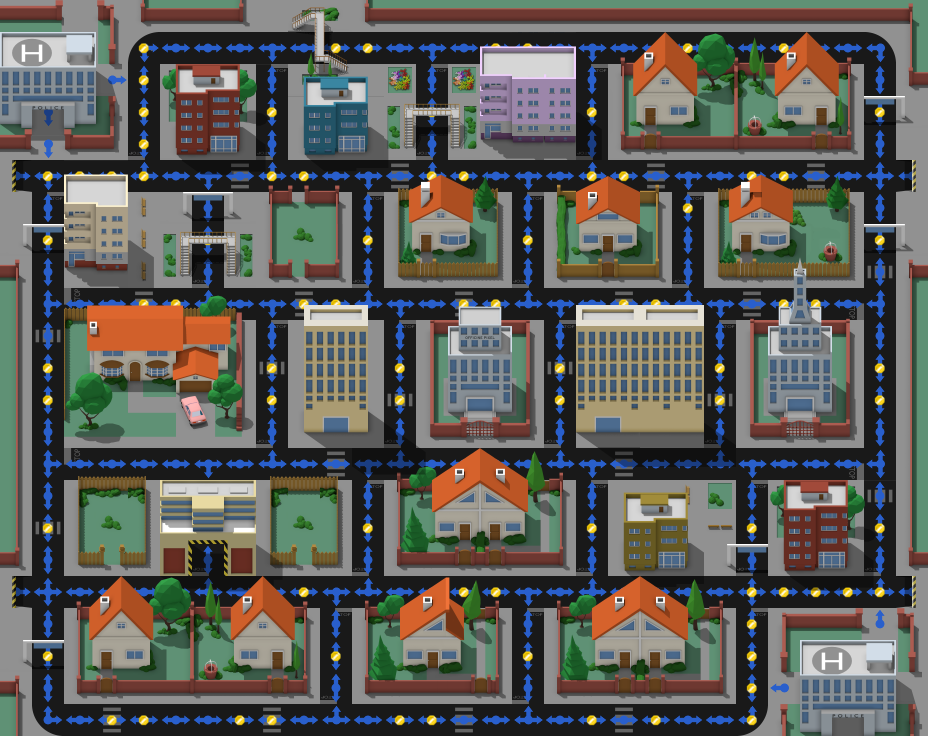

Below is a game level as drawn by its tile map, then a one-line description and the .tmx that defines it (tile-layer data replaced by summaries):
An orthogonal 29x23 tile map with 32x32 px tiles, 5 tile layers (Background, Path, dots, overlay_strada, ...), 3 tilesets and 16 objects (7x pill, 4x teleport, 2x red_enemy, blue_enemy, green_enemy, ...).

<map version="1.0" orientation="orthogonal" renderorder="right-down" width="29" height="23" tilewidth="32" tileheight="32" nextobjectid="17">
 <tileset firstgid="1" name="metatiles" tilewidth="32" tileheight="32" tilecount="20" columns="5">
  <image source="../img/map/metatiles.png" width="160" height="128" />
  <tile id="0">
   <properties>
    <property name="direction" value="1110" />
   </properties>
  </tile>
  <tile id="1">
   <properties>
    <property name="direction" value="0111" />
   </properties>
  </tile>
  <tile id="2">
   <properties>
    <property name="direction" value="1011" />
   </properties>
  </tile>
  <tile id="3">
   <properties>
    <property name="direction" value="1101" />
   </properties>
  </tile>
  <tile id="4">
   <properties>
    <property name="direction" value="1111" />
   </properties>
  </tile>
  <tile id="5">
   <properties>
    <property name="direction" value="1100" />
   </properties>
  </tile>
  <tile id="6">
   <properties>
    <property name="direction" value="0110" />
   </properties>
  </tile>
  <tile id="7">
   <properties>
    <property name="direction" value="0011" />
   </properties>
  </tile>
  <tile id="8">
   <properties>
    <property name="direction" value="1001" />
   </properties>
  </tile>
  <tile id="9">
   <properties>
    <property name="direction" value="1010" />
   </properties>
  </tile>
  <tile id="10">
   <properties>
    <property name="direction" value="1000" />
   </properties>
  </tile>
  <tile id="11">
   <properties>
    <property name="direction" value="0100" />
   </properties>
  </tile>
  <tile id="12">
   <properties>
    <property name="direction" value="0010" />
   </properties>
  </tile>
  <tile id="13">
   <properties>
    <property name="direction" value="0001" />
   </properties>
  </tile>
  <tile id="14">
   <properties>
    <property name="direction" value="0101" />
   </properties>
  </tile>
  <tile id="15">
   <properties>
    <property name="direction" value="0000" />
    <property name="type" value="solid" />
   </properties>
  </tile>
 </tileset>
 <tileset firstgid="21" name="case" tilewidth="32" tileheight="32" tilecount="616" columns="8">
  <image source="../img/map/casetiles.png" width="256" height="2464" />
 </tileset>
 <tileset firstgid="637" name="strade" tilewidth="32" tileheight="32" tilecount="52" columns="4">
  <image source="../img/map/stradatiles.png" width="128" height="416" />
 </tileset>
 <layer name="Background" width="29" height="23">
  <properties>
   <property name="preRender" value="false" />
  </properties>
  <data>[667 cells, 667 non-empty, 276 distinct tile ids]</data>
 </layer>
 <layer name="Path" width="29" height="23">
  <data>[667 cells, 251 non-empty, 15 distinct tile ids]</data>
 </layer>
 <layer name="dots" width="29" height="23">
  <data>[667 cells, 82 non-empty, 1 distinct tile ids]</data>
 </layer>
 <objectgroup name="Enemies">
  <object id="1" name="enemy" type="red_enemy" gid="18" x="96" y="96" width="32" height="32">
   <properties>
    <property name="behavior" value="random" />
    <property name="delay" value="1000" />
    <property name="keepAlive" value="true" />
   </properties>
  </object>
  <object id="2" name="enemy" type="blue_enemy" gid="18" x="32" y="128" width="32" height="32">
   <properties>
    <property name="behavior" value="chase" />
    <property name="keepAlive" value="true" />
   </properties>
  </object>
  <object id="3" name="enemy" type="green_enemy" gid="18" x="768" y="704" width="32" height="32">
   <properties>
    <property name="behavior" value="random" />
    <property name="delay" value="2000" />
    <property name="keepAlive" value="true" />
   </properties>
  </object>
  <object id="4" name="enemy" type="red_enemy" gid="18" x="864" y="640" width="32" height="32">
   <properties>
    <property name="behavior" value="chase" />
    <property name="delay" value="500" />
    <property name="keepAlive" value="true" />
   </properties>
  </object>
 </objectgroup>
 <objectgroup name="Entities">
  <object id="5" name="teleport" gid="20" x="0" y="192" width="32" height="32">
   <properties>
    <property name="destination" value="2" />
    <property name="id" value="1" />
   </properties>
  </object>
  <object id="6" name="teleport" gid="20" x="896" y="192" width="32" height="32">
   <properties>
    <property name="destination" value="1" />
    <property name="id" value="2" />
   </properties>
  </object>
  <object id="7" name="teleport" gid="20" x="0" y="608" width="32" height="32">
   <properties>
    <property name="destination" value="3" />
    <property name="id" value="4" />
   </properties>
  </object>
  <object id="8" name="teleport" gid="20" x="896" y="608" width="32" height="32">
   <properties>
    <property name="destination" value="4" />
    <property name="id" value="3" />
   </properties>
  </object>
  <object id="9" name="player" gid="19" x="544" y="352" width="32" height="32" />
 </objectgroup>
 <objectgroup name="powerup">
  <object id="10" name="pill" gid="17" x="672" y="480" width="32" height="32" />
  <object id="11" name="pill" gid="17" x="672" y="256" width="32" height="32" />
  <object id="12" name="pill" gid="17" x="32" y="736" width="32" height="32" />
  <object id="13" name="pill" gid="17" x="864" y="64" width="32" height="32" />
  <object id="14" name="pill" gid="17" x="192" y="480" width="32" height="32" />
  <object id="15" name="pill" gid="17" x="192" y="256" width="32" height="32" />
  <object id="16" name="pill" gid="17" x="544" y="736" width="32" height="32" />
 </objectgroup>
 <layer name="overlay_strada" width="29" height="23">
  <data>[667 cells, 25 non-empty, 24 distinct tile ids]</data>
 </layer>
 <layer name="overlay" width="29" height="23">
  <data>[667 cells, 132 non-empty, 98 distinct tile ids]</data>
 </layer>
</map>
